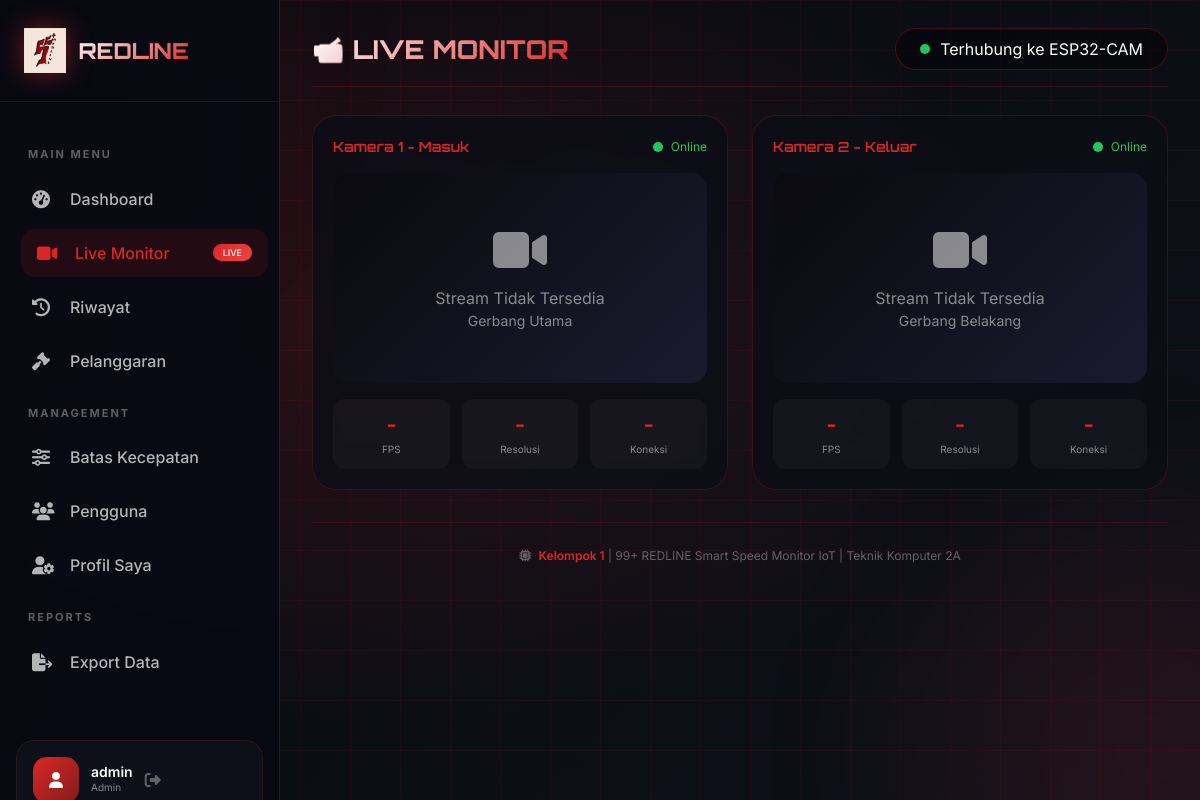
The app's page /pages/live-monitor.php (signed in) with its own data.
### tables this page shows
CREATE TABLE `cameras` (
  `id` int(11) NOT NULL AUTO_INCREMENT,
  `name` varchar(100) DEFAULT NULL,
  `location` varchar(150) DEFAULT NULL,
  `stream_url` varchar(255) DEFAULT NULL,
  `status` enum('active','inactive') DEFAULT 'inactive',
  PRIMARY KEY (`id`)
);

### pages/live-monitor.php (the view, shortened to what this page needs)
<?php
include '../config/koneksi.php';
$user = $_SESSION['user'];
?>
<!DOCTYPE html>
<html lang="id">
<head>
    <link href="https://cdn.jsdelivr.net/npm/bootstrap@5.3.0/dist/css/bootstrap.min.css" rel="stylesheet">
    <link rel="stylesheet" href="https://cdnjs.cloudflare.com/ajax/libs/font-awesome/6.4.0/css/all.min.css">
</head>
<body>
<div class="cyber-bg"></div>
<div class="cyber-grid"></div>
<div class="neon-orb orb-2"></div>
<aside class="sidebar" id="sidebar">
    <div class="sidebar-header">
        <img src="../images/99+ REDLINE LOGO - ORI.png" alt="REDLINE" id="logoImg">
        <div class="logo-text">REDLINE</div>
    </div>
    <nav class="sidebar-nav">
        <div class="nav-section">MAIN MENU</div>
        <a href="dashboard.php" class="sidebar-link"><i class="fas fa-tachometer-alt"></i><span>Dashboard</span></a>
        <a href="live-monitor.php" class="sidebar-link active"><i class="fas fa-video"></i><span>Live Monitor</span><span class="live-badge">LIVE</span></a>
        <a href="riwayat.php" class="sidebar-link"><i class="fas fa-history"></i><span>Riwayat</span></a>
        <a href="pelanggaran.php" class="sidebar-link"><i class="fas fa-gavel"></i><span>Pelanggaran</span></a>
        <div class="nav-section">MANAGEMENT</div>
        <a href="pengaturan.php" class="sidebar-link"><i class="fas fa-sliders-h"></i><span>Batas Kecepatan</span></a>
        <a href="pengguna.php" class="sidebar-link"><i class="fas fa-users"></i><span>Pengguna</span></a>
        <a href="profile.php" class="sidebar-link"><i class="fas fa-user-cog"></i><span>Profil Saya</span></a>
        <div class="nav-section">REPORTS</div>
        <a href="export.php" class="sidebar-link"><i class="fas fa-file-export"></i><span>Export Data</span></a>
    </nav>
    <div class="sidebar-user">
        <div class="user-avatar"><i class="fas fa-user"></i></div>
        <div class="user-info">
            <h6><?php echo htmlspecialchars($user['username']); ?></h6>
            <p><?php echo htmlspecialchars(ucfirst($user['role'] ?? 'User')); ?></p>
        </div>
        <a href="logout.php" class="logout-btn"><i class="fas fa-sign-out-alt"></i></a>
    </div>
</aside>
<main class="main-content" id="mainContent">
    <div class="topbar">
        <div class="page-title">📹 LIVE MONITOR</div>
        <div class="conn-status">
            <div class="conn-dot"></div>
            <span>Terhubung ke ESP32-CAM</span>
        </div>
    </div>
    <?php
    try {
        $stmt = $conn->query("SELECT * FROM cameras ORDER BY id ASC");
        $cameras = $stmt->fetchAll();
    } catch (PDOException $e) {
        $cameras = [];
    }
    ?>
    <div class="camera-grid">
        <?php foreach ($cameras as $cam): ?>
        <div class="camera-card">
            <div class="camera-header">
                <div class="camera-title"><?php echo htmlspecialchars($cam['name'] ?? 'Kamera ' . $cam['id']); ?></div>
                <div class="camera-status">
                    <div class="conn-dot"></div>
                    <?php echo ($cam['status'] ?? 'active') === 'active' ? 'Online' : 'Offline'; ?>
                </div>
            </div>
            <div class="camera-frame">
                <div class="camera-placeholder">
                    <i class="fas fa-video"></i>
                    <span>Stream Tidak Tersedia</span>
                    <small><?php echo htmlspecialchars($cam['location'] ?? 'Lokasi: -'); ?></small>
                </div>
            </div>
            <div class="camera-info">
                <div class="info-item">
                    <div class="value">-</div>
                    <div class="label">FPS</div>
                </div>
                <div class="info-item">
                    <div class="value">-</div>
                    <div class="label">Resolusi</div>
                </div>
                <div class="info-item">
                    <div class="value">-</div>
                    <div class="label">Koneksi</div>
                </div>
            </div>
        </div>
        <?php endforeach; ?>
    </div>
    <div class="footer">
        <i class="fas fa-microchip me-1"></i> <span>Kelompok 1</span> | 99+ REDLINE Smart Speed Monitor IoT | Teknik Komputer 2A
    </div>
</main>
</body>
</html>

### records on screen
cameras: name "Kamera 1 - Masuk", status "Online", location "Gerbang Utama"
cameras: name "Kamera 2 - Keluar", status "Online", location "Gerbang Belakang"

### other values on screen
$user['username'] "admin"
$user['role'] "Admin"
